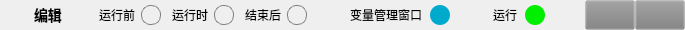
    <widget class="QWidget" name="title_widget" native="true">
     <property name="sizePolicy">
      <sizepolicy hsizetype="Preferred" vsizetype="Fixed">
       <horstretch>0</horstretch>
       <verstretch>0</verstretch>
      </sizepolicy>
     </property>
     <property name="minimumSize">
      <size>
       <width>0</width>
       <height>30</height>
      </size>
     </property>
     <property name="maximumSize">
      <size>
       <width>16777215</width>
       <height>30</height>
      </size>
     </property>
     <property name="styleSheet">
      <string notr="true">QRadioButton::indicator{width:18px;height:18px;border-radius:9px;border:1px solid gray}</string>
     </property>
     <layout class="QHBoxLayout" name="title_widget_layout">
      <property name="spacing">
       <number>0</number>
      </property>
      <property name="leftMargin">
       <number>5</number>
      </property>
      <property name="topMargin">
       <number>0</number>
      </property>
      <property name="rightMargin">
       <number>0</number>
      </property>
      <property name="bottomMargin">
       <number>0</number>
      </property>
      <item>
       <widget class="QLabel" name="title_icon">
        <property name="sizePolicy">
         <sizepolicy hsizetype="Fixed" vsizetype="Fixed">
          <horstretch>0</horstretch>
          <verstretch>0</verstretch>
         </sizepolicy>
        </property>
        <property name="minimumSize">
         <size>
          <width>20</width>
          <height>20</height>
         </size>
        </property>
        <property name="maximumSize">
         <size>
          <width>20</width>
          <height>20</height>
         </size>
        </property>
        <property name="mouseTracking">
         <bool>true</bool>
        </property>
        <property name="styleSheet">
         <string notr="true">background:none;border-image:url(:/icon.png);</string>
        </property>
        <property name="text">
         <string/>
        </property>
       </widget>
      </item>
      <item>
       <widget class="QLabel" name="title_label">
        <property name="sizePolicy">
         <sizepolicy hsizetype="Preferred" vsizetype="Fixed">
          <horstretch>0</horstretch>
          <verstretch>0</verstretch>
         </sizepolicy>
        </property>
        <property name="maximumSize">
         <size>
          <width>16777215</width>
          <height>20</height>
         </size>
        </property>
        <property name="font">
         <font>
          <family>Microsoft YaHei</family>
          <pointsize>-1</pointsize>
          <fontweight>Medium</fontweight>
         </font>
        </property>
        <property name="mouseTracking">
         <bool>true</bool>
        </property>
        <property name="styleSheet">
         <string notr="true">font-family:&quot;Microsoft YaHei&quot;;font-size:14px;font-weight:500;margin-left:5px</string>
        </property>
        <property name="text">
         <string>编辑</string>
        </property>
       </widget>
      </item>
      <item>
       <spacer name="title_icon_spacer">
        <property name="orientation">
         <enum>Qt::Orientation::Horizontal</enum>
        </property>
        <property name="sizeType">
         <enum>QSizePolicy::Policy::Fixed</enum>
        </property>
        <property name="sizeHint" stdset="0">
         <size>
          <width>32</width>
          <height>20</height>
         </size>
        </property>
       </spacer>
      </item>
      <item>
       <widget class="QRadioButton" name="action_entry_radio">
        <property name="sizePolicy">
         <sizepolicy hsizetype="Maximum" vsizetype="Preferred">
          <horstretch>0</horstretch>
          <verstretch>0</verstretch>
         </sizepolicy>
        </property>
        <property name="focusPolicy">
         <enum>Qt::FocusPolicy::ClickFocus</enum>
        </property>
        <property name="toolTip">
         <string/>
        </property>
        <property name="layoutDirection">
         <enum>Qt::LayoutDirection::RightToLeft</enum>
        </property>
        <property name="styleSheet">
         <string notr="true">margin-right:10px</string>
        </property>
        <property name="text">
         <string>运行前</string>
        </property>
       </widget>
      </item>
      <item>
       <widget class="QRadioButton" name="action_running_radio">
        <property name="sizePolicy">
         <sizepolicy hsizetype="Maximum" vsizetype="Preferred">
          <horstretch>0</horstretch>
          <verstretch>0</verstretch>
         </sizepolicy>
        </property>
        <property name="focusPolicy">
         <enum>Qt::FocusPolicy::ClickFocus</enum>
        </property>
        <property name="toolTip">
         <string/>
        </property>
        <property name="layoutDirection">
         <enum>Qt::LayoutDirection::RightToLeft</enum>
        </property>
        <property name="styleSheet">
         <string notr="true">margin-right:10px</string>
        </property>
        <property name="text">
         <string>运行时</string>
        </property>
       </widget>
      </item>
      <item>
       <widget class="QRadioButton" name="action_ending_radio">
        <property name="sizePolicy">
         <sizepolicy hsizetype="Maximum" vsizetype="Preferred">
          <horstretch>0</horstretch>
          <verstretch>0</verstretch>
         </sizepolicy>
        </property>
        <property name="focusPolicy">
         <enum>Qt::FocusPolicy::ClickFocus</enum>
        </property>
        <property name="toolTip">
         <string/>
        </property>
        <property name="layoutDirection">
         <enum>Qt::LayoutDirection::RightToLeft</enum>
        </property>
        <property name="text">
         <string>结束后</string>
        </property>
       </widget>
      </item>
      <item>
       <spacer name="title_center_spacer">
        <property name="orientation">
         <enum>Qt::Orientation::Horizontal</enum>
        </property>
        <property name="sizeHint" stdset="0">
         <size>
          <width>40</width>
          <height>20</height>
         </size>
        </property>
       </spacer>
      </item>
      <item>
       <widget class="QLabel" name="title_var_label">
        <property name="sizePolicy">
         <sizepolicy hsizetype="Fixed" vsizetype="Fixed">
          <horstretch>0</horstretch>
          <verstretch>0</verstretch>
         </sizepolicy>
        </property>
        <property name="font">
         <font>
          <family>Microsoft YaHei</family>
          <bold>false</bold>
         </font>
        </property>
        <property name="styleSheet">
         <string notr="true">margin-right:5px</string>
        </property>
        <property name="text">
         <string>变量管理窗口</string>
        </property>
       </widget>
      </item>
      <item>
       <widget class="QPushButton" name="title_var_button">
        <property name="enabled">
         <bool>true</bool>
        </property>
        <property name="sizePolicy">
         <sizepolicy hsizetype="Fixed" vsizetype="Fixed">
          <horstretch>20</horstretch>
          <verstretch>20</verstretch>
         </sizepolicy>
        </property>
        <property name="minimumSize">
         <size>
          <width>20</width>
          <height>20</height>
         </size>
        </property>
        <property name="maximumSize">
         <size>
          <width>20</width>
          <height>20</height>
         </size>
        </property>
        <property name="focusPolicy">
         <enum>Qt::FocusPolicy::ClickFocus</enum>
        </property>
        <property name="toolTip">
         <string>运行</string>
        </property>
        <property name="styleSheet">
         <string notr="true">QPushButton{background-color:#0AC;border-radius:10px}QPushButton:hover{background-color:#0BD}</string>
        </property>
        <property name="text">
         <string/>
        </property>
        <property name="autoDefault">
         <bool>false</bool>
        </property>
       </widget>
      </item>
      <item>
       <spacer name="title_var_spacer">
        <property name="orientation">
         <enum>Qt::Orientation::Horizontal</enum>
        </property>
        <property name="sizeType">
         <enum>QSizePolicy::Policy::Fixed</enum>
        </property>
        <property name="sizeHint" stdset="0">
         <size>
          <width>40</width>
          <height>20</height>
         </size>
        </property>
       </spacer>
      </item>
      <item>
       <widget class="QLabel" name="title_run_label">
        <property name="sizePolicy">
         <sizepolicy hsizetype="Fixed" vsizetype="Fixed">
          <horstretch>0</horstretch>
          <verstretch>0</verstretch>
         </sizepolicy>
        </property>
        <property name="font">
         <font>
          <family>Microsoft YaHei</family>
          <bold>false</bold>
         </font>
        </property>
        <property name="styleSheet">
         <string notr="true">margin-right:5px</string>
        </property>
        <property name="text">
         <string>运行</string>
        </property>
       </widget>
      </item>
      <item>
       <widget class="QPushButton" name="title_run_button">
        <property name="enabled">
         <bool>true</bool>
        </property>
        <property name="sizePolicy">
         <sizepolicy hsizetype="Fixed" vsizetype="Fixed">
          <horstretch>20</horstretch>
          <verstretch>20</verstretch>
         </sizepolicy>
        </property>
        <property name="minimumSize">
         <size>
          <width>20</width>
          <height>20</height>
         </size>
        </property>
        <property name="maximumSize">
         <size>
          <width>20</width>
          <height>20</height>
         </size>
        </property>
        <property name="focusPolicy">
         <enum>Qt::FocusPolicy::ClickFocus</enum>
        </property>
        <property name="toolTip">
         <string>运行</string>
        </property>
        <property name="styleSheet">
         <string notr="true">QPushButton{background-color:#0E0;border-radius:10px}QPushButton:hover{background-color:#0C0}</string>
        </property>
        <property name="text">
         <string/>
        </property>
        <property name="autoDefault">
         <bool>false</bool>
        </property>
       </widget>
      </item>
      <item>
       <spacer name="title_run_spacer">
        <property name="orientation">
         <enum>Qt::Orientation::Horizontal</enum>
        </property>
        <property name="sizeType">
         <enum>QSizePolicy::Policy::Fixed</enum>
        </property>
        <property name="sizeHint" stdset="0">
         <size>
          <width>40</width>
          <height>20</height>
         </size>
        </property>
       </spacer>
      </item>
      <item>
       <widget class="QPushButton" name="title_close_button">
        <property name="sizePolicy">
         <sizepolicy hsizetype="Fixed" vsizetype="Fixed">
          <horstretch>20</horstretch>
          <verstretch>20</verstretch>
         </sizepolicy>
        </property>
        <property name="minimumSize">
         <size>
          <width>50</width>
          <height>30</height>
         </size>
        </property>
        <property name="maximumSize">
         <size>
          <width>50</width>
          <height>30</height>
         </size>
        </property>
        <property name="focusPolicy">
         <enum>Qt::FocusPolicy::ClickFocus</enum>
        </property>
        <property name="toolTip">
         <string>关闭</string>
        </property>
        <property name="styleSheet">
         <string notr="true">QPushButton{background-color:rgba(128,128,128,0.1);image:url(:/close.png);font-size:12px}QPushButton:hover{background-color:rgba(255,0,0,0.3)}</string>
        </property>
        <property name="autoDefault">
         <bool>false</bool>
        </property>
       </widget>
      </item>
      <item>
       <widget class="QPushButton" name="title_back_button">
        <property name="sizePolicy">
         <sizepolicy hsizetype="Fixed" vsizetype="Fixed">
          <horstretch>20</horstretch>
          <verstretch>20</verstretch>
         </sizepolicy>
        </property>
        <property name="minimumSize">
         <size>
          <width>50</width>
          <height>30</height>
         </size>
        </property>
        <property name="maximumSize">
         <size>
          <width>50</width>
          <height>30</height>
         </size>
        </property>
        <property name="focusPolicy">
         <enum>Qt::FocusPolicy::ClickFocus</enum>
        </property>
        <property name="toolTip">
         <string>返回</string>
        </property>
        <property name="styleSheet">
         <string notr="true">QPushButton{background-color:rgba(128,128,128,0.1);image:url(:/hide.png);font-size:12px}QPushButton:hover{background-color:rgba(255,223,0,0.3)}</string>
        </property>
       </widget>
      </item>
     </layout>
    </widget>
